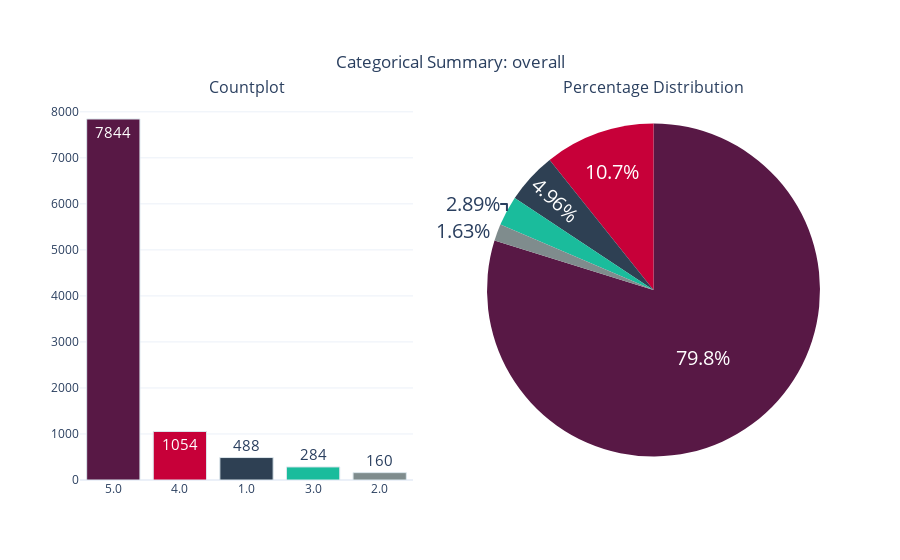

Here is the notebook cell this chart was saved with:
### Code cell
categorical_variable_summary(df,'overall')

### Figure 1 — Plotly figure (JSON) as saved in the notebook; plotly's stock layout.template omitted (floating-point values rounded to 4 significant figures)
{"data": [{"marker": {"color": ["#581845", "#C70039", "#2E4053", "#1ABC9C", "#7F8C8D"], "line": {"color": "#DBE6EC", "width": 1}}, "name": "overall", "showlegend": false, "text": ["7844", "1054", "488", "284", "160"], "textfont": {"size": 15}, "textposition": "auto", "type": "bar", "x": ["5.0", "4.0", "1.0", "3.0", "2.0"], "xaxis": "x", "y": [7844, 1054, 488, 284, 160], "yaxis": "y"}, {"domain": {"x": [0.55, 1], "y": [0, 1]}, "labels": [5, 4, 1, 3, 2], "marker": {"colors": ["#581845", "#C70039", "#2E4053", "#1ABC9C", "#7F8C8D"]}, "name": "overall", "showlegend": false, "textfont": {"size": 20}, "textposition": "auto", "type": "pie", "values": [7844, 1054, 488, 284, 160]}], "layout": {"annotations": [{"font": {"size": 16}, "showarrow": false, "text": "Countplot", "x": 0.225, "xanchor": "center", "xref": "paper", "y": 1, "yanchor": "bottom", "yref": "paper"}, {"font": {"size": 16}, "showarrow": false, "text": "Percentage Distribution", "x": 0.775, "xanchor": "center", "xref": "paper", "y": 1, "yanchor": "bottom", "yref": "paper"}], "autosize": true, "title": {"text": "Categorical Summary: overall", "x": 0.5, "xanchor": "center", "y": 0.9, "yanchor": "top"}, "xaxis": {"anchor": "y", "autorange": true, "domain": [0, 0.45], "range": [-0.5, 4.5], "type": "category"}, "yaxis": {"anchor": "x", "autorange": true, "domain": [0, 1], "range": [0, 8257.0], "type": "linear"}}}
